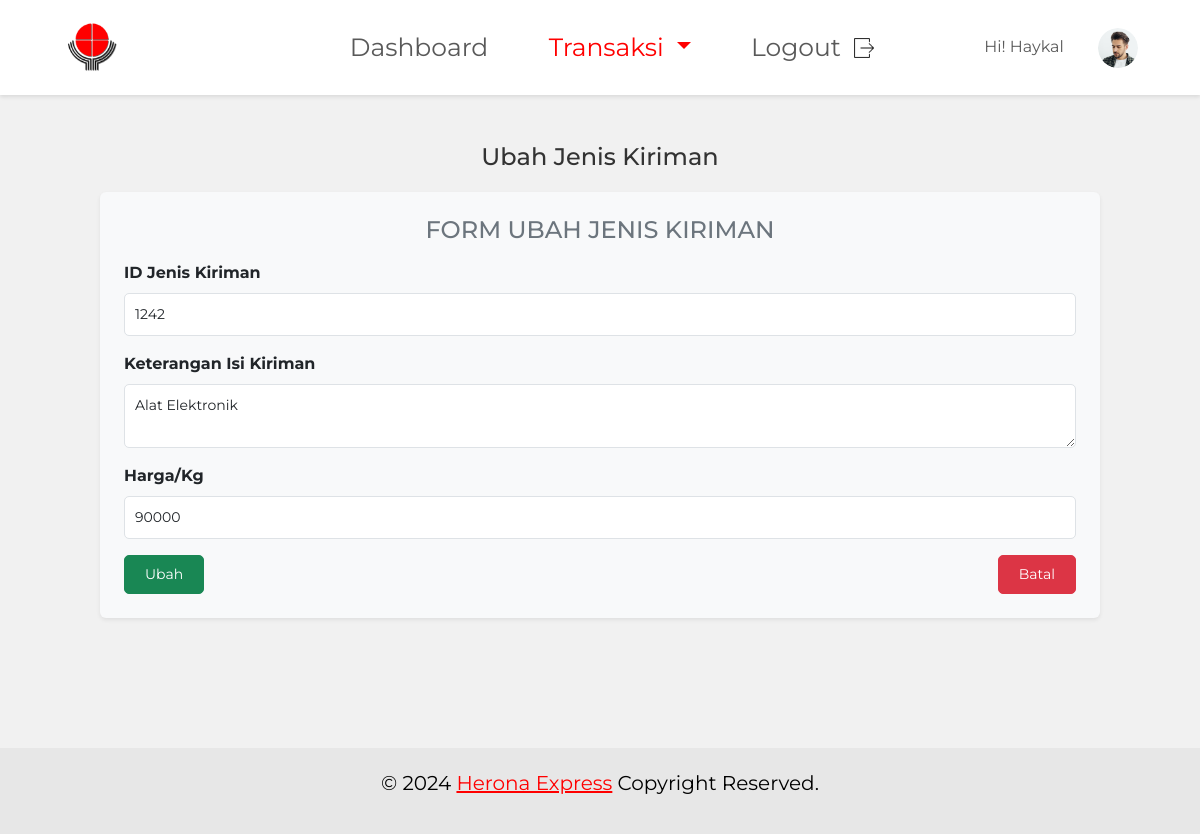
Page /pengirimanibrahim/JenisKiriman/jeniskirimanubah1.php?ID_JenisPengiriman=1242 on the committed database.
### tables this page shows
CREATE TABLE `jeniskiriman` (
  `ID_JenisPengiriman` int(11) NOT NULL,
  `KeteranganIsiPengiriman` varchar(30) DEFAULT NULL,
  `Harga_Kg` int(11) NOT NULL
);

### pengirimanibrahim/JenisKiriman/jeniskirimanubah1.php (the view, shortened to what this page needs)
<?php
include '../config.php';
if (isset($_GET['ID_JenisPengiriman'])) {
    $ID_JenisPengiriman = $_GET['ID_JenisPengiriman'];
    $query = mysqli_query($db, "SELECT * FROM jeniskiriman WHERE ID_JenisPengiriman = '$ID_JenisPengiriman'");
    $data = mysqli_fetch_array($query);
} else {
    header("Location: jeniskirimanlihat1.php");
    exit();
}
?>
<!DOCTYPE html>
<html lang="en">
<head>
    <link href="https://cdn.jsdelivr.net/npm/bootstrap@5.3.0-alpha1/dist/css/bootstrap.min.css" rel="stylesheet" />
</head>
<body>
<?php include $_SERVER['DOCUMENT_ROOT'] . '/pengirimanibrahim/assets/navbar.php'; ?>
<section class="container mt-5">
    <h3>Ubah Jenis Kiriman</h3>
    <form action="" method="post" class="bg-light p-4 rounded shadow-sm">
        <h4 class="text-center text-secondary mb-3">FORM UBAH JENIS KIRIMAN</h4>
        <div class="mb-3">
            <label for="id_jenis_pengiriman" class="form-label">ID Jenis Kiriman</label>
            <input type="text" class="form-control" name="ID_JenisPengiriman" id="id_jenis_pengiriman" value="<?php echo $data['ID_JenisPengiriman']; ?>" readonly>
        </div>
        <div class="mb-3">
            <label for="keterangan_isi_pengiriman" class="form-label">Keterangan Isi Kiriman</label>
            <textarea class="form-control" name="KeteranganIsiPengiriman" id="keterangan_isi_pengiriman"><?php echo $data['KeteranganIsiPengiriman']; ?></textarea>
        </div>
        <div class="mb-3">
            <label for="Harga_Kg" class="form-label">Harga/Kg</label>
            <input type="number" step="0.01" class="form-control" name="Harga_Kg" id="Harga_Kg" value="<?php echo $data['Harga_Kg']; ?>">
        </div>
        <div class="d-flex justify-content-between">
            <button type="submit" name="proses" class="btn btn-success">Ubah</button>
            <a href="jeniskirimanlihat1.php" class="btn btn-danger">Batal</a>
        </div>
    </form>
</section>
<footer class="footer" style="background-color: #e7e7e7; margin-top: 130px; padding: 20px 0;">
    <div class="container">
        <div class="row">
            <div class="col-12">
                <p class="text-center" style="font-size: 20px; color: #000; font-weight: 400;">
                    <span>© 2024</span>
                    <a href="https://www.heronaexpress.co.id/lokasi.php#" class="text-link" style="color: red;" target="_blank">Herona Express</a>
                    <span>Copyright Reserved.</span>
                </p>
            </div>
        </div>
    </div>
</footer>
</body>
</html>

### pengirimanibrahim/JenisKiriman/jeniskirimanubah1.php (style rules this page uses)
body { font-family: 'Montserrat', sans-serif; background-color: #f1f1f1; margin: 0; }
h3 { color: #333; font-size: 24px; text-align: center; margin-bottom: 20px; }
form { max-width: 1000px; margin: auto; padding: 20px; background-color: #fff; border-radius: 10px; }
.form-label { font-size: 16px; font-weight: bold; }
.form-control { font-size: 14px; padding: 10px; border-radius: 5px; }
.btn { font-size: 14px; padding: 8px 20px; border-radius: 5px; }

### rows in the picture
jeniskiriman: ID_JenisPengiriman "1242", KeteranganIsiPengiriman "Alat Elektronik", Harga_Kg "90000"
